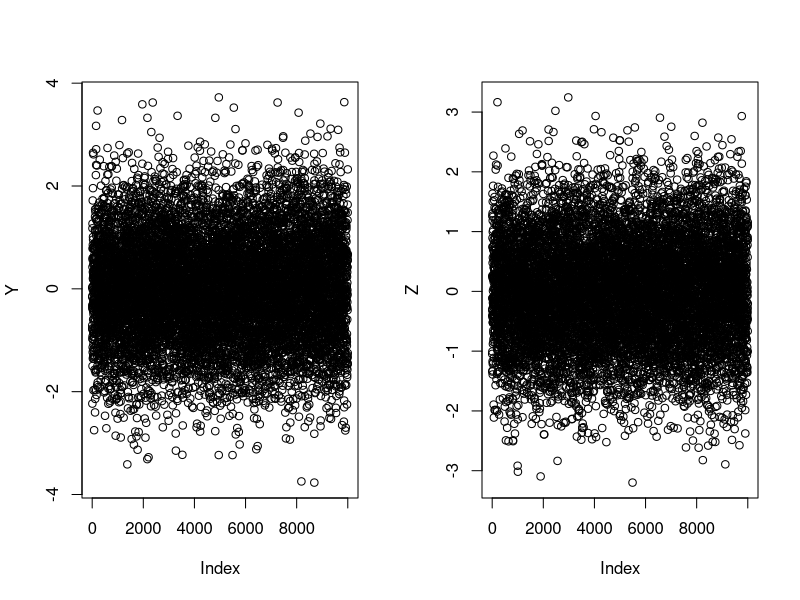

The R script that drew this image: (Note: this script raises an error after producing the figure.)
#One way of doing correlation(Correct Way)----
X1 = rnorm(10000,0,1) 
X2 = rnorm(10000,0,1) 

Y = X1 
Z = 0.4*X1+sqrt(1-0.4)*X2 

par(mfrow=c(1,2))
plot(Y)
plot(Z)


#Testing another way of doing correlation(It works)-----
Y=Z={}
for(i in 1:10000)
{
  X1 = rnorm(1) 
  X2 = rnorm(1) 
  
  Y[i]=X1
  Z[i] = 0.8*X1+sqrt(1-0.4)*X2 
}


#Monte Carlo Method----

set.seed(07630)
nIterations = 10000  #should be high 
nSteps = 30
mu = 0.02
dt = 1/nSteps
sigma = 0.03
S0 = 100


S_0=100.0
K = 100.0
r = 0.0319
v_0 = 0.010201
T = 1.00

rho = -0.7
kappa = 6.21
theta = 0.019
xi = 0.61

# S = matrix(0, nrow=nSteps+1, ncol=nIterations)
payoff_sum=0
for( j in 1:nIterations) {
  S[1,j] = S0
  W1=W2={}
  vol_path=v_0
  vmax=0
  spot_path=S_0
  for( i in 1:nSteps){
    X1 = rnorm(1) 
    X2 = rnorm(1) 
    W1[i]=X1
    W2[i] = 0.8*X1+sqrt(1-0.4)*X2 
    
    vmax= max(vol_path,0)
    
    vol_path=vol_path+kappa*T*(theta-vmax)+xi*sqrt(vmax*T)*W1[i] #W1[i-1]
    # print(paste("Vol=",vol_path))
    
    spot_path=spot_path* exp((r - 0.5*vmax)*T +sqrt(vmax*T)*W2[i])
    # print(paste("Spot=",spot_path))
  }
  payoff_sum=payoff_sum+max(spot_path-K,0)
}
option_price=(payoff_sum/nIterations)*exp(-r*T)
print(option_price)

# Averages
mean(S[31,])
var(S[31,])

